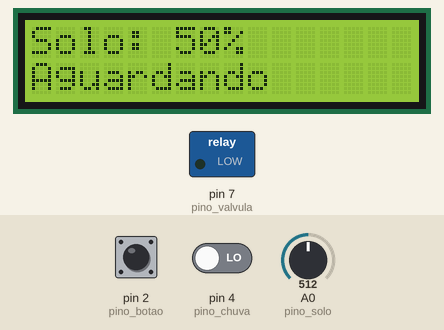
Recording of a sketch running on a simulated Arduino Uno, built with avr-gcc and run on an emulated ATmega328P. On the bench: 16×2 character LCD, switched loads named in the sketch (green lamp = pin HIGH). The test bench sets the inputs (shaded band); at power-on: pin 2 (pino_botao) HIGH, A0 (pino_solo) = 512, pin 4 (pino_chuva) LOW. What the sketch prints to the serial monitor is not drawn.

Above: at 1.2 s.
1.3 s: pin 2 (pino_botao) pulled LOW for 0.15 s
At 2.4 s:
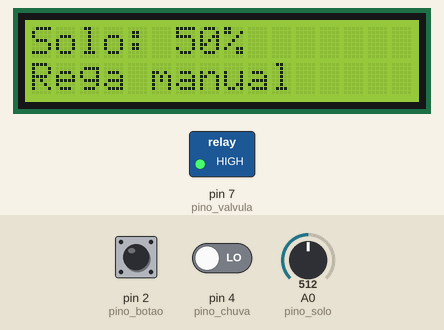
4.4 s: A0 (pino_solo) set to 319
At 4.9 s:
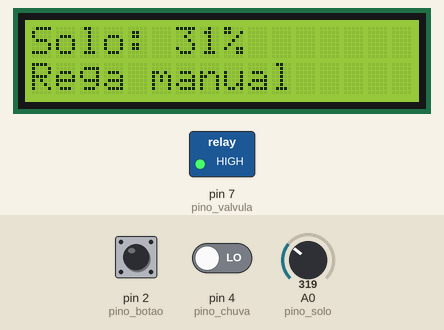
7.4 s: A0 (pino_solo) set to 299
At 8.2 s:
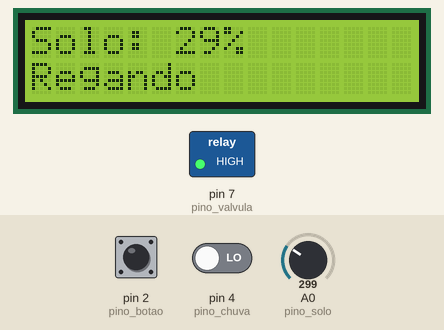
9.0 s: pin 4 (pino_chuva) driven HIGH
At 10.2 s:
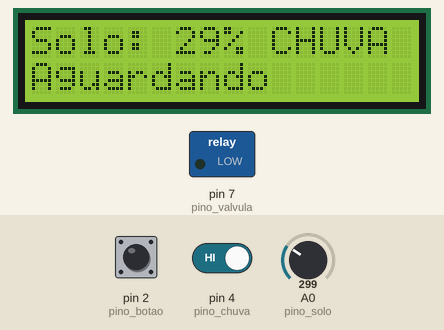
10.5 s: pin 4 (pino_chuva) driven LOW
At 10.51 s:
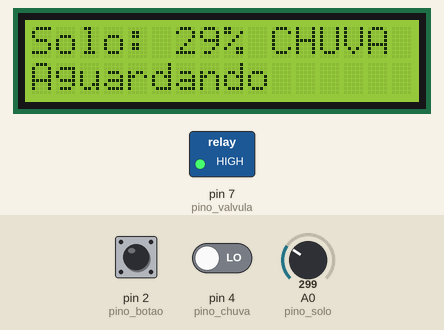
12.0 s: A0 (pino_solo) set to 604
At 12.6 s:
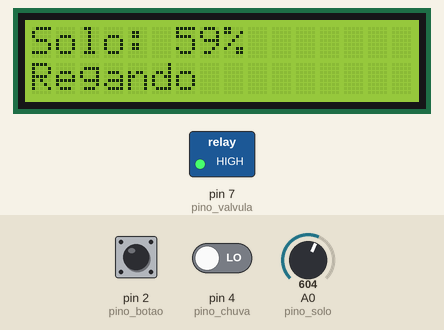
13.5 s: A0 (pino_solo) set to 632
Timing chart, 0 to 16.0 s (numbered marks = the images above; inputs shaded):
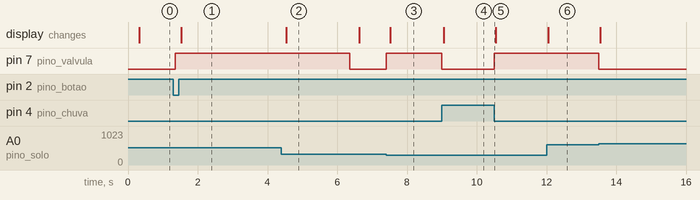

Measured:
- the behaviour switches between 307 and 306 on A0 (pino_solo) (found by bisection; images 2 and 3)
- after the input at 1.3 s, pin 7 (pino_valvula): LOW → HIGH after 0.05 s; the display: changes after 0.23 s (image 1)
- after the input at 4.4 s, the display: changes after 0.13 s (image 2)
- after the input at 7.4 s, pin 7 (pino_valvula): LOW → HIGH at once; the display: changes after 0.13 s (image 3)
- after the input at 9.0 s, pin 7 (pino_valvula): HIGH → LOW at once; the display: changes after 0.05 s (image 4)
- after the input at 10.5 s, pin 7 (pino_valvula): LOW → HIGH at once
- after the input at 12.0 s, the display: changes after 0.05 s (image 6)
- after the input at 13.5 s, pin 7 (pino_valvula): HIGH → LOW at once

The sketch:

sketch.ino
```cpp
// ---------------------------------------------------------------------------
// Casa Inteligente | 05 | Irrigação do jardim por umidade do solo
//
// O que faz: rega o jardim só quando o solo está seco e não está chovendo.
// A rega é feita em ciclos curtos (rega, pausa para a água infiltrar,
// nova medição), o que evita encharcar o solo e desperdiçar água. Se o solo
// não melhora depois de 4 ciclos, o sistema para e avisa (possível vazamento
// ou sensor com defeito).
//
// Entradas : potenciômetro no lugar do sensor de umidade do solo (o Wokwi não
//            tem esse sensor), chave deslizante "chuva" e botão "Regar agora".
// Saídas   : relé da válvula solenoide (LED azul na carga) e LCD 16x2 I2C.
// ---------------------------------------------------------------------------
#include <Wire.h>
#include <LiquidCrystal_I2C.h>

const uint8_t pino_botao   = 2;   // para o GND, pull-up interno
const uint8_t pino_chuva   = 4;   // HIGH = chovendo
const uint8_t pino_valvula = 7;   // relé
const uint8_t pino_solo    = A0;

const int solo_seco    = 30;      // % abaixo do qual começa a regar
const int solo_umido   = 60;      // % em que para de regar
const unsigned long rega_ms     = 8000;    // na prática, 5 min por ciclo
const unsigned long pausa_ms    = 10000;   // na prática, 20 min de infiltração
const unsigned long manual_ms   = 5000;
const uint8_t ciclos_maximos    = 4;

enum Etapa : uint8_t { AGUARDANDO, REGANDO, INFILTRANDO, REGA_MANUAL, FALHA };
const char *const NOMES[] = {"Aguardando", "Regando", "Infiltrando", "Rega manual", "FALHA: verificar"};

LiquidCrystal_I2C lcd(0x27, 16, 2);
Etapa etapa = AGUARDANDO;
unsigned long inicio_etapa = 0;
uint8_t ciclos = 0;
int umidade = 0;
bool chovendo = false;

bool botao_anterior = HIGH;
unsigned long botao_mudou = 0;
bool botao_estavel = HIGH;

bool botao_apertado() {
  bool l = digitalRead(pino_botao);
  if (l != botao_anterior) { botao_anterior = l; botao_mudou = millis(); }
  if (millis() - botao_mudou > 50 && l != botao_estavel) { botao_estavel = l; return l == LOW; }
  return false;
}

void ir_para(Etapa nova) {
  etapa = nova;
  inicio_etapa = millis();
  digitalWrite(pino_valvula, (nova == REGANDO || nova == REGA_MANUAL) ? HIGH : LOW);
  Serial.print("[JARDIM] ");
  Serial.print(NOMES[nova]);
  Serial.print(" | solo ");
  Serial.print(umidade);
  Serial.print(" % | ciclo ");
  Serial.println(ciclos);
}

void setup() {
  Serial.begin(9600);
  pinMode(pino_botao, INPUT_PULLUP);
  pinMode(pino_chuva, INPUT);
  pinMode(pino_valvula, OUTPUT);
  lcd.init();
  lcd.backlight();
  ir_para(AGUARDANDO);
}

void loop() {
  unsigned long t = millis() - inicio_etapa;
  umidade = map(analogRead(pino_solo), 0, 1023, 0, 100);
  chovendo = digitalRead(pino_chuva) == HIGH;
  bool regar_agora = botao_apertado();

  // Chuva interrompe qualquer rega imediatamente
  if (chovendo && (etapa == REGANDO || etapa == INFILTRANDO || etapa == REGA_MANUAL)) {
    ciclos = 0;
    Serial.println("[JARDIM] Chuva detectada: rega cancelada");
    ir_para(AGUARDANDO);
  }

  switch (etapa) {
    case AGUARDANDO:
      if (regar_agora && !chovendo) ir_para(REGA_MANUAL);
      else if (!chovendo && umidade < solo_seco) { ciclos = 1; ir_para(REGANDO); }
      break;
    case REGANDO:
      if (umidade >= solo_umido) { ciclos = 0; ir_para(AGUARDANDO); }
      else if (t >= rega_ms) ir_para(INFILTRANDO);
      break;
    case INFILTRANDO:
      if (t < pausa_ms) break;
      if (umidade >= solo_umido) { ciclos = 0; ir_para(AGUARDANDO); }
      else if (ciclos >= ciclos_maximos) ir_para(FALHA);
      else { ciclos++; ir_para(REGANDO); }
      break;
    case REGA_MANUAL:
      if (t >= manual_ms) ir_para(AGUARDANDO);
      break;
    case FALHA:
      if (regar_agora) { ciclos = 0; ir_para(AGUARDANDO); }   // o botão reconhece a falha
      break;
  }

  static unsigned long tela = 0;
  if (millis() - tela >= 300) {
    tela = millis();
    char l1[17], l2[17];
    snprintf(l1, sizeof l1, "Solo:%3d%% %s", umidade, chovendo ? "CHUVA" : "     ");
    snprintf(l2, sizeof l2, "%-16s", NOMES[etapa]);
    lcd.setCursor(0, 0); lcd.print(l1);
    lcd.setCursor(0, 1); lcd.print(l2);
  }
}
```
